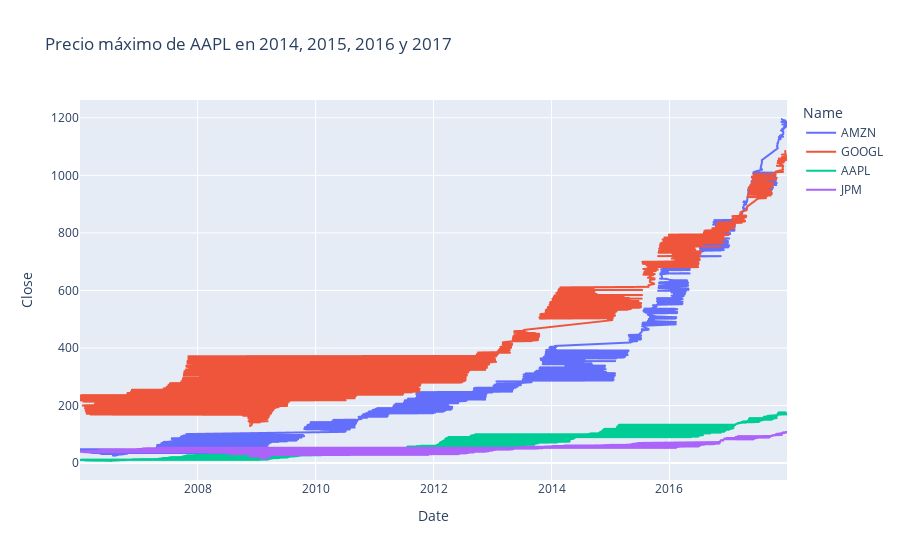

The notebook cell this image was saved under:
### Code cell
fig = px.line(data_frame=df_close, x="Date", y="Close",color='Name', title="Precio de cierre de AAPL en 2014, 2015, 2016 y 2017")
fig.show()

### Figure 1 — Plotly figure (JSON) as saved in the notebook; plotly's stock layout.template omitted (floating-point values rounded to 4 significant figures; data arrays with more than 128 entries replaced by an {"elided": "..."} marker saying what was removed)
{"data": [{"hovertemplate": "Name=AMZN<br>Date=%{x}<br>Close=%{y}<extra></extra>", "legendgroup": "AMZN", "line": {"color": "#636efa", "dash": "solid"}, "mode": "lines", "name": "AMZN", "showlegend": true, "type": "scattergl", "x": {"elided": "3019 str values"}, "xaxis": "x", "y": {"elided": "3019 float values"}, "yaxis": "y"}, {"hovertemplate": "Name=GOOGL<br>Date=%{x}<br>Close=%{y}<extra></extra>", "legendgroup": "GOOGL", "line": {"color": "#EF553B", "dash": "solid"}, "mode": "lines", "name": "GOOGL", "showlegend": true, "type": "scattergl", "x": {"elided": "3019 str values"}, "xaxis": "x", "y": {"elided": "3019 float values"}, "yaxis": "y"}, {"hovertemplate": "Name=AAPL<br>Date=%{x}<br>Close=%{y}<extra></extra>", "legendgroup": "AAPL", "line": {"color": "#00cc96", "dash": "solid"}, "mode": "lines", "name": "AAPL", "showlegend": true, "type": "scattergl", "x": {"elided": "3019 str values"}, "xaxis": "x", "y": {"elided": "3019 float values"}, "yaxis": "y"}, {"hovertemplate": "Name=JPM<br>Date=%{x}<br>Close=%{y}<extra></extra>", "legendgroup": "JPM", "line": {"color": "#ab63fa", "dash": "solid"}, "mode": "lines", "name": "JPM", "showlegend": true, "type": "scattergl", "x": {"elided": "3020 str values"}, "xaxis": "x", "y": {"elided": "3020 float values"}, "yaxis": "y"}], "layout": {"legend": {"title": {"text": "Name"}, "tracegroupgap": 0}, "title": {"text": "Precio máximo de AAPL en 2014, 2015, 2016 y 2017"}, "xaxis": {"anchor": "y", "domain": [0, 1], "title": {"text": "Date"}}, "yaxis": {"anchor": "x", "domain": [0, 1], "title": {"text": "Close"}}}}
